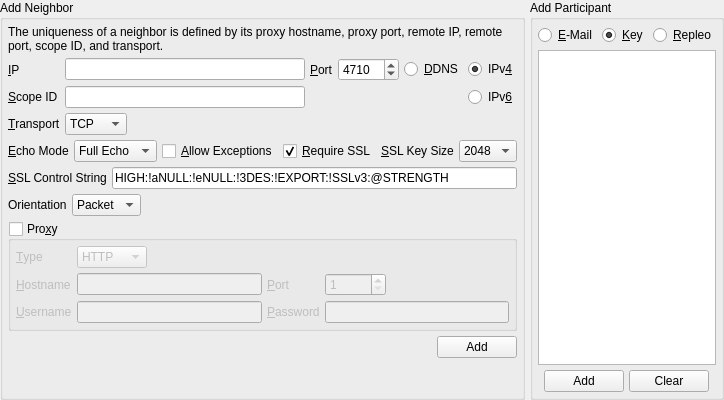
              <widget class="QSplitter" name="splitter_3">
               <property name="orientation">
                <enum>Qt::Vertical</enum>
               </property>
               <widget class="QWidget" name="layoutWidget1b">
                <layout class="QHBoxLayout" name="horizontalLayout_2">
                 <property name="spacing">
                  <number>5</number>
                 </property>
                 <item>
                  <widget class="QGroupBox" name="groupBox_addip_2">
                   <property name="title">
                    <string>Add Neighbor</string>
                   </property>
                   <layout class="QVBoxLayout" name="verticalLayout_21">
                    <property name="spacing">
                     <number>5</number>
                    </property>
                    <property name="margin">
                     <number>5</number>
                    </property>
                    <item>
                     <widget class="QLabel" name="label_23">
                      <property name="text">
                       <string>The uniqueness of a neighbor is defined by its proxy hostname, proxy port, remote IP, remote port, scope ID, and transport.</string>
                      </property>
                      <property name="wordWrap">
                       <bool>true</bool>
                      </property>
                     </widget>
                    </item>
                    <item>
                     <layout class="QGridLayout" name="gridLayout_3">
                      <property name="spacing">
                       <number>5</number>
                      </property>
                      <item row="0" column="1">
                       <widget class="QLineEdit" name="neighborIP"/>
                      </item>
                      <item row="0" column="0">
                       <widget class="QLabel" name="label_24">
                        <property name="sizePolicy">
                         <sizepolicy hsizetype="Minimum" vsizetype="Preferred">
                          <horstretch>0</horstretch>
                          <verstretch>0</verstretch>
                         </sizepolicy>
                        </property>
                        <property name="layoutDirection">
                         <enum>Qt::RightToLeft</enum>
                        </property>
                        <property name="text">
                         <string>&amp;IP</string>
                        </property>
                        <property name="buddy">
                         <cstring>neighborIP</cstring>
                        </property>
                       </widget>
                      </item>
                      <item row="0" column="3">
                       <widget class="QSpinBox" name="neighborPort">
                        <property name="minimum">
                         <number>1</number>
                        </property>
                        <property name="maximum">
                         <number>65535</number>
                        </property>
                        <property name="value">
                         <number>4710</number>
                        </property>
                       </widget>
                      </item>
                      <item row="0" column="5">
                       <widget class="QRadioButton" name="ipv4Neighbor">
                        <property name="layoutDirection">
                         <enum>Qt::LeftToRight</enum>
                        </property>
                        <property name="text">
                         <string>IPv&amp;4</string>
                        </property>
                        <property name="checked">
                         <bool>true</bool>
                        </property>
                       </widget>
                      </item>
                      <item row="0" column="2">
                       <widget class="QLabel" name="label_13">
                        <property name="sizePolicy">
                         <sizepolicy hsizetype="Minimum" vsizetype="Preferred">
                          <horstretch>0</horstretch>
                          <verstretch>0</verstretch>
                         </sizepolicy>
                        </property>
                        <property name="layoutDirection">
                         <enum>Qt::RightToLeft</enum>
                        </property>
                        <property name="text">
                         <string>&amp;Port</string>
                        </property>
                        <property name="buddy">
                         <cstring>neighborPort</cstring>
                        </property>
                       </widget>
                      </item>
                      <item row="1" column="0">
                       <widget class="QLabel" name="neighborScopeIdLabel">
                        <property name="text">
                         <string>&amp;Scope ID</string>
                        </property>
                        <property name="buddy">
                         <cstring>neighborScopeId</cstring>
                        </property>
                       </widget>
                      </item>
                      <item row="1" column="1">
                       <widget class="QLineEdit" name="neighborScopeId"/>
                      </item>
                      <item row="1" column="5">
                       <widget class="QRadioButton" name="ipv6Neighbor">
                        <property name="layoutDirection">
                         <enum>Qt::LeftToRight</enum>
                        </property>
                        <property name="text">
                         <string>IPv&amp;6</string>
                        </property>
                       </widget>
                      </item>
                      <item row="0" column="4">
                       <widget class="QRadioButton" name="dynamicdns">
                        <property name="toolTip">
                         <string>Dynamic DNS</string>
                        </property>
                        <property name="text">
                         <string>&amp;DDNS</string>
                        </property>
                       </widget>
                      </item>
                      <item row="2" column="0">
                       <widget class="QLabel" name="label_66">
                        <property name="text">
                         <string>&amp;Transport</string>
                        </property>
                        <property name="buddy">
                         <cstring>neighborTransport</cstring>
                        </property>
                       </widget>
                      </item>
                      <item row="2" column="1">
                       <layout class="QHBoxLayout" name="horizontalLayout_60">
                        <property name="spacing">
                         <number>5</number>
                        </property>
                        <item>
                         <widget class="QComboBox" name="neighborTransport">
                          <property name="currentIndex">
                           <number>1</number>
                          </property>
                          <property name="sizeAdjustPolicy">
                           <enum>QComboBox::AdjustToContents</enum>
                          </property>
                          <item>
                           <property name="text">
                            <string>SCTP</string>
                           </property>
                          </item>
                          <item>
                           <property name="text">
                            <string>TCP</string>
                           </property>
                          </item>
                          <item>
                           <property name="text">
                            <string>UDP</string>
                           </property>
                          </item>
                         </widget>
                        </item>
                        <item>
                         <spacer name="horizontalSpacer_50">
                          <property name="orientation">
                           <enum>Qt::Horizontal</enum>
                          </property>
                          <property name="sizeHint" stdset="0">
                           <size>
                            <width>40</width>
                            <height>20</height>
                           </size>
                          </property>
                         </spacer>
                        </item>
                       </layout>
                      </item>
                     </layout>
                    </item>
                    <item>
                     <layout class="QHBoxLayout" name="horizontalLayout_35">
                      <property name="spacing">
                       <number>5</number>
                      </property>
                      <item>
                       <widget class="QLabel" name="label_39">
                        <property name="text">
                         <string>&amp;Echo Mode</string>
                        </property>
                        <property name="buddy">
                         <cstring>neighborsEchoMode</cstring>
                        </property>
                       </widget>
                      </item>
                      <item>
                       <widget class="QComboBox" name="neighborsEchoMode">
                        <property name="sizeAdjustPolicy">
                         <enum>QComboBox::AdjustToContents</enum>
                        </property>
                        <item>
                         <property name="text">
                          <string>Full Echo</string>
                         </property>
                        </item>
                        <item>
                         <property name="text">
                          <string>Half Echo</string>
                         </property>
                        </item>
                       </widget>
                      </item>
                      <item>
                       <widget class="QCheckBox" name="addException">
                        <property name="sizePolicy">
                         <sizepolicy hsizetype="Minimum" vsizetype="Preferred">
                          <horstretch>0</horstretch>
                          <verstretch>0</verstretch>
                         </sizepolicy>
                        </property>
                        <property name="toolTip">
                         <string>&lt;html&gt;&lt;head/&gt;&lt;body&gt;&lt;p&gt;Spot-On will record peer certificates during initial connections. Subsequent connections will cause Spot-On to inspect peer certificates. If there are discrepancies between recorded certificates and transmitted certificates, Spot-On will sever the connections. Enable this option if you would like Spot-On to ignore discrepancies.&lt;/p&gt;&lt;/body&gt;&lt;/html&gt;</string>
                        </property>
                        <property name="text">
                         <string>&amp;Allow Exceptions</string>
                        </property>
                       </widget>
                      </item>
                      <item>
                       <widget class="QCheckBox" name="requireSsl">
                        <property name="sizePolicy">
                         <sizepolicy hsizetype="Minimum" vsizetype="Preferred">
                          <horstretch>0</horstretch>
                          <verstretch>0</verstretch>
                         </sizepolicy>
                        </property>
                        <property name="toolTip">
                         <string>Require secure connections.</string>
                        </property>
                        <property name="text">
                         <string>&amp;Require SSL</string>
                        </property>
                        <property name="checked">
                         <bool>true</bool>
                        </property>
                       </widget>
                      </item>
                      <item>
                       <widget class="QLabel" name="sslKeySizeLabel">
                        <property name="text">
                         <string>&amp;SSL Key Size</string>
                        </property>
                        <property name="buddy">
                         <cstring>neighborKeySize</cstring>
                        </property>
                       </widget>
                      </item>
                      <item>
                       <widget class="QComboBox" name="neighborKeySize">
                        <property name="sizeAdjustPolicy">
                         <enum>QComboBox::AdjustToContents</enum>
                        </property>
                        <item>
                         <property name="text">
                          <string>2048</string>
                         </property>
                        </item>
                        <item>
                         <property name="text">
                          <string>3072</string>
                         </property>
                        </item>
                        <item>
                         <property name="text">
                          <string>4096</string>
                         </property>
                        </item>
                        <item>
                         <property name="text">
                          <string>8192</string>
                         </property>
                        </item>
                       </widget>
                      </item>
                     </layout>
                    </item>
                    <item>
                     <layout class="QHBoxLayout" name="horizontalLayout_89">
                      <property name="spacing">
                       <number>5</number>
                      </property>
                      <item>
                       <widget class="QLabel" name="label_78">
                        <property name="text">
                         <string>&amp;SSL Control String</string>
                        </property>
                        <property name="buddy">
                         <cstring>neighborsSslControlString</cstring>
                        </property>
                       </widget>
                      </item>
                      <item>
                       <widget class="QLineEdit" name="neighborsSslControlString">
                        <property name="text">
                         <string>HIGH:!aNULL:!eNULL:!3DES:!EXPORT:!SSLv3:@STRENGTH</string>
                        </property>
                       </widget>
                      </item>
                     </layout>
                    </item>
                    <item>
                     <layout class="QHBoxLayout" name="horizontalLayout_42">
                      <property name="spacing">
                       <number>5</number>
                      </property>
                      <item>
                       <widget class="QLabel" name="label_70">
                        <property name="text">
                         <string>Orientation</string>
                        </property>
                       </widget>
                      </item>
                      <item>
                       <widget class="QComboBox" name="neighborOrientation">
                        <property name="sizeAdjustPolicy">
                         <enum>QComboBox::AdjustToContents</enum>
                        </property>
                        <item>
                         <property name="text">
                          <string>Packet</string>
                         </property>
                        </item>
                        <item>
                         <property name="text">
                          <string>Stream</string>
                         </property>
                        </item>
                       </widget>
                      </item>
                      <item>
                       <spacer name="horizontalSpacer_60">
                        <property name="orientation">
                         <enum>Qt::Horizontal</enum>
                        </property>
                        <property name="sizeHint" stdset="0">
                         <size>
                          <width>40</width>
                          <height>20</height>
                         </size>
                        </property>
                       </spacer>
                      </item>
                     </layout>
                    </item>
                    <item>
                     <widget class="QGroupBox" name="proxy">
                      <property name="title">
                       <string>Pro&amp;xy</string>
                      </property>
                      <property name="checkable">
                       <bool>true</bool>
                      </property>
                      <property name="checked">
                       <bool>false</bool>
                      </property>
                      <layout class="QGridLayout" name="gridLayout_5">
                       <property name="margin">
                        <number>5</number>
                       </property>
                       <property name="spacing">
                        <number>5</number>
                       </property>
                       <item row="1" column="0">
                        <widget class="QLabel" name="label_7">
                         <property name="text">
                          <string>&amp;Hostname</string>
                         </property>
                         <property name="buddy">
                          <cstring>proxyHostname</cstring>
                         </property>
                        </widget>
                       </item>
                       <item row="2" column="0">
                        <widget class="QLabel" name="label_19">
                         <property name="text">
                          <string>&amp;Username</string>
                         </property>
                         <property name="buddy">
                          <cstring>proxyUsername</cstring>
                         </property>
                        </widget>
                       </item>
                       <item row="1" column="3">
                        <layout class="QHBoxLayout" name="horizontalLayout_39">
                         <property name="spacing">
                          <number>5</number>
                         </property>
                         <item>
                          <widget class="QSpinBox" name="proxyPort">
                           <property name="minimum">
                            <number>1</number>
                           </property>
                           <property name="maximum">
                            <number>65535</number>
                           </property>
                          </widget>
                         </item>
                         <item>
                          <spacer name="horizontalSpacer_29">
                           <property name="orientation">
                            <enum>Qt::Horizontal</enum>
                           </property>
                           <property name="sizeHint" stdset="0">
                            <size>
                             <width>40</width>
                             <height>20</height>
                            </size>
                           </property>
                          </spacer>
                         </item>
                        </layout>
                       </item>
                       <item row="0" column="1">
                        <layout class="QHBoxLayout" name="horizontalLayout_29">
                         <property name="spacing">
                          <number>5</number>
                         </property>
                         <item>
                          <widget class="QComboBox" name="proxyType">
                           <property name="sizeAdjustPolicy">
                            <enum>QComboBox::AdjustToContents</enum>
                           </property>
                           <item>
                            <property name="text">
                             <string>HTTP</string>
                            </property>
                           </item>
                           <item>
                            <property name="text">
                             <string>Socks5</string>
                            </property>
                           </item>
                           <item>
                            <property name="text">
                             <string>System</string>
                            </property>
                           </item>
                          </widget>
                         </item>
                         <item>
                          <spacer name="horizontalSpacer_28">
                           <property name="orientation">
                            <enum>Qt::Horizontal</enum>
                           </property>
                           <property name="sizeHint" stdset="0">
                            <size>
                             <width>40</width>
                             <height>20</height>
                            </size>
                           </property>
                          </spacer>
                         </item>
                        </layout>
                       </item>
                       <item row="0" column="0">
                        <widget class="QLabel" name="label_3">
                         <property name="text">
                          <string>&amp;Type</string>
                         </property>
                         <property name="buddy">
                          <cstring>proxyType</cstring>
                         </property>
                        </widget>
                       </item>
                       <item row="1" column="1">
                        <widget class="QLineEdit" name="proxyHostname"/>
                       </item>
                       <item row="2" column="3">
                        <widget class="QLineEdit" name="proxyPassword">
                         <property name="text">
                          <string/>
                         </property>
                         <property name="echoMode">
                          <enum>QLineEdit::Password</enum>
                         </property>
                        </widget>
                       </item>
                       <item row="2" column="2">
                        <widget class="QLabel" name="label_20">
                         <property name="text">
                          <string>&amp;Password</string>
                         </property>
                         <property name="buddy">
                          <cstring>proxyPassword</cstring>
                         </property>
                        </widget>
                       </item>
                       <item row="2" column="1">
                        <widget class="QLineEdit" name="proxyUsername"/>
                       </item>
                       <item row="1" column="2">
                        <widget class="QLabel" name="label_8">
                         <property name="text">
                          <string>&amp;Port</string>
                         </property>
                         <property name="buddy">
                          <cstring>proxyPort</cstring>
                         </property>
                        </widget>
                       </item>
                      </layout>
                     </widget>
                    </item>
                    <item>
                     <layout class="QHBoxLayout" name="horizontalLayout_6">
                      <property name="spacing">
                       <number>5</number>
                      </property>
                      <item>
                       <spacer name="horizontalSpacer_10">
                        <property name="orientation">
                         <enum>Qt::Horizontal</enum>
                        </property>
                        <property name="sizeHint" stdset="0">
                         <size>
                          <width>40</width>
                          <height>20</height>
                         </size>
                        </property>
                       </spacer>
                      </item>
                      <item>
                       <widget class="QPushButton" name="addNeighbor">
                        <property name="text">
                         <string>Add</string>
                        </property>
                       </widget>
                      </item>
                     </layout>
                    </item>
                    <item>
                     <spacer name="verticalSpacer_8">
                      <property name="orientation">
                       <enum>Qt::Vertical</enum>
                      </property>
                      <property name="sizeHint" stdset="0">
                       <size>
                        <width>20</width>
                        <height>40</height>
                       </size>
                      </property>
                     </spacer>
                    </item>
                   </layout>
                  </widget>
                 </item>
                 <item>
                  <widget class="QGroupBox" name="groupBox_addkey_2">
                   <property name="title">
                    <string>Add Participant</string>
                   </property>
                   <layout class="QVBoxLayout" name="verticalLayout_22">
                    <property name="spacing">
                     <number>5</number>
                    </property>
                    <property name="margin">
                     <number>5</number>
                    </property>
                    <item>
                     <layout class="QHBoxLayout" name="horizontalLayout_30">
                      <property name="spacing">
                       <number>5</number>
                      </property>
                      <item>
                       <widget class="QRadioButton" name="addFriendEmail">
                        <property name="text">
                         <string>&amp;E-Mail</string>
                        </property>
                       </widget>
                      </item>
                      <item>
                       <widget class="QRadioButton" name="addFriendPublicKeyRadio">
                        <property name="text">
                         <string>&amp;Key</string>
                        </property>
                        <property name="checked">
                         <bool>true</bool>
                        </property>
                       </widget>
                      </item>
                      <item>
                       <widget class="QRadioButton" name="addFriendSymmetricBundleRadio">
                        <property name="text">
                         <string>&amp;Repleo</string>
                        </property>
                       </widget>
                      </item>
                     </layout>
                    </item>
                    <item>
                     <widget class="QTextEdit" name="friendInformation">
                      <property name="font">
                       <font>
                        <family>Monospace</family>
                       </font>
                      </property>
                      <property name="tabChangesFocus">
                       <bool>true</bool>
                      </property>
                     </widget>
                    </item>
                    <item>
                     <layout class="QHBoxLayout" name="horizontalLayout_21">
                      <property name="spacing">
                       <number>5</number>
                      </property>
                      <item>
                       <spacer name="horizontalSpacer_8">
                        <property name="orientation">
                         <enum>Qt::Horizontal</enum>
                        </property>
                        <property name="sizeHint" stdset="0">
                         <size>
                          <width>40</width>
                          <height>20</height>
                         </size>
                        </property>
                       </spacer>
                      </item>
                      <item>
                       <widget class="QPushButton" name="addFriend">
                        <property name="text">
                         <string>Add</string>
                        </property>
                       </widget>
                      </item>
                      <item>
                       <widget class="QPushButton" name="clearFriend">
                        <property name="text">
                         <string>Clear</string>
                        </property>
                       </widget>
                      </item>
                      <item>
                       <spacer name="horizontalSpacer_19">
                        <property name="orientation">
                         <enum>Qt::Horizontal</enum>
                        </property>
                        <property name="sizeHint" stdset="0">
                         <size>
                          <width>40</width>
                          <height>20</height>
                         </size>
                        </property>
                       </spacer>
                      </item>
                     </layout>
                    </item>
                   </layout>
                  </widget>
                 </item>
                </layout>
               </widget>
              </widget>
